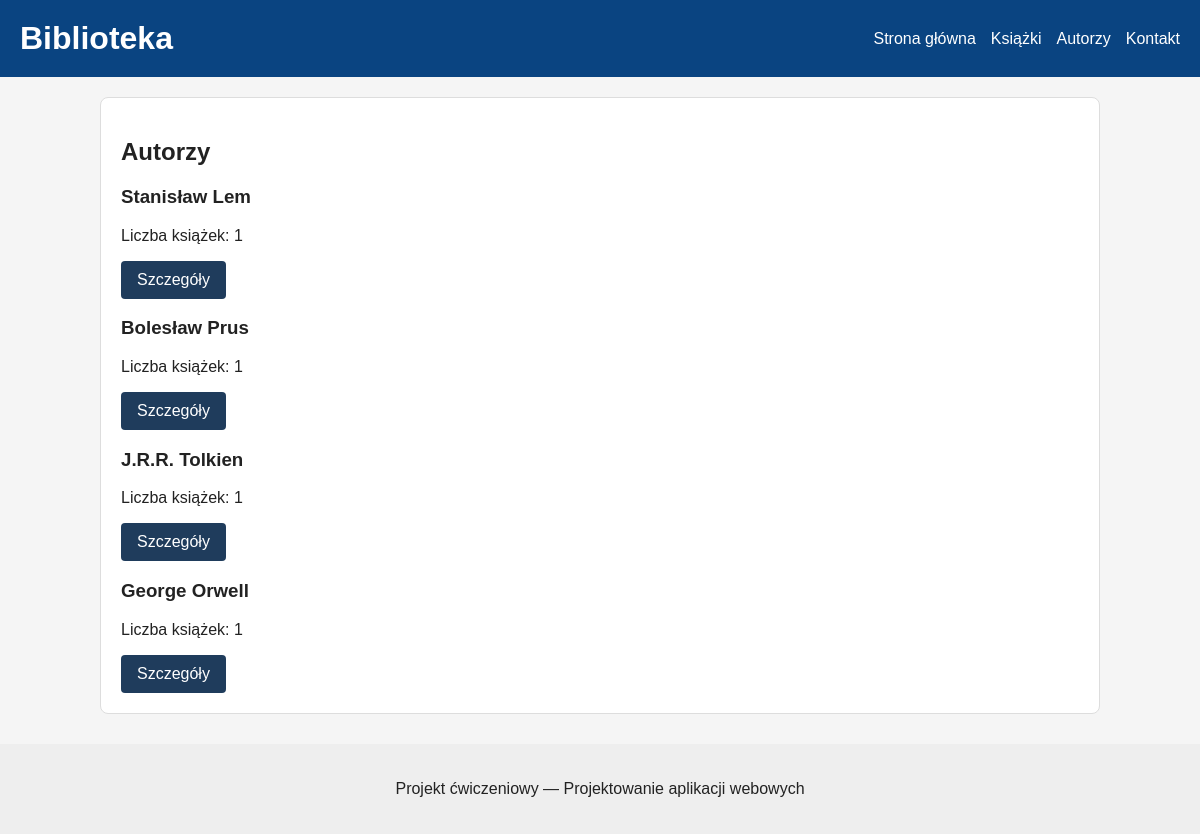
Screenshot of /authors/ with the database file from the repository.
### biblioteka/models.py (models this page shows, shortened)
class Author(models.Model):
    first_name = models.CharField(
        max_length=100,
    )
    last_name = models.CharField(
        max_length=100,
    )

### biblioteka/views.py (the view)
def author_list(request):
    authors = Author.objects.all()
    context = {
        "authors": authors,
    }
    return render(
        request,
        "biblioteka/author_list.html",
        context,
    )

### biblioteka/templates/biblioteka/author_list.html (shortened to what this page needs)
{% extends "biblioteka/base.html" %}
{% block content %}
    <section>
        <h2>Autorzy</h2>
        <div class="author-list">
            {% for author in authors %}
                <article class="author-card">
                    <h3>
                        {{ author.first_name }}
                        {{ author.last_name }}
                    </h3>
                    <p>
                        Liczba książek:
                        {{ author.books.count }}
                    </p>
                    <a class="button-link"
                    href="{% url 'author_detail' author.id %}"
                    >
                    Szczegóły
                    </a>
                </article>
            {% empty %}
                <p>
                    Brak autorów do wyświetlenia.
                </p>
            {% endfor %}
        </div>
    </section>
{% endblock %}

### biblioteka/static/biblioteka/css/styles.css (style rules this page uses)
body { margin: 0; background-color: #f5f5f5; color: #222222; font-family: Arial, Helvetica, sans-serif; }
section { background-color: white; margin: 20px 0; padding: 20px; border: 1px solid #dddddd; border-radius: 8px; }
button, .button-link { display: inline-block; background-color: #1f3c5c; color: white; border: none; border-radius: 4px; padding: 10px 16px; text-decoration: none; cursor: pointer; }

### rows the page displays
Author: first_name "Stanisław", last_name "Lem", books.count "1"
Author: first_name "Bolesław", last_name "Prus", books.count "1"
Author: first_name "J.R.R.", last_name "Tolkien", books.count "1"
Author: first_name "George", last_name "Orwell", books.count "1"
